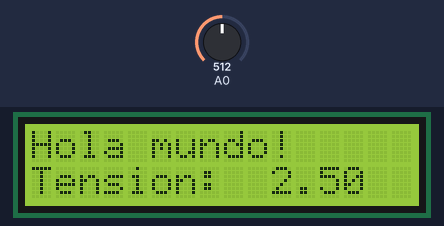
A sketch run on a simulated Arduino Uno, built with avr-gcc and run on an emulated ATmega328P. Shown: 16×2 character LCD. Inputs (shaded band) come from the test bench; at power-on: A0 = 512.

Above: at 1.2 s.
1.3 s: A0 set to 716
At 1.9 s:
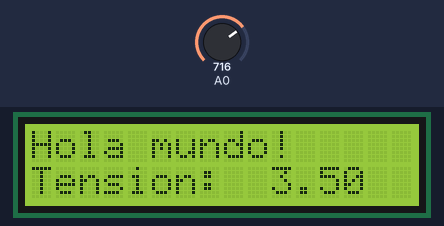
2.8 s: A0 set to 900
At 4.0 s:
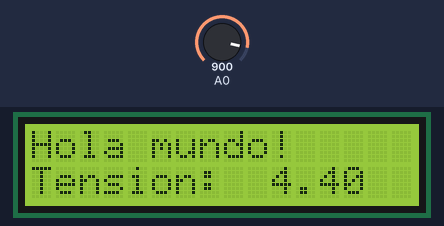
4.3 s: A0 set to 1023
At 5.0 s:
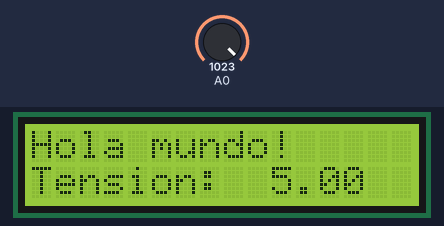
Timing chart, 0 to 7.3 s (numbered marks = the images above; inputs shaded):
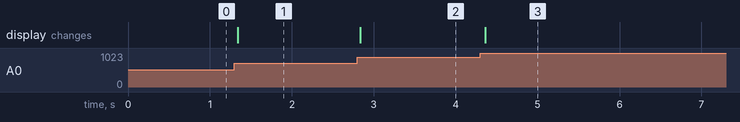

Measured:
- after the input at 1.3 s, the display: changes at once (image 1)
- after the input at 2.8 s, the display: changes at once (image 2)
- after the input at 4.3 s, the display: changes after 0.06 s (image 3)

The sketch:

tema12_DisplaysLCD_Voltimetro.ino
```cpp
#include <LiquidCrystal.h>

LiquidCrystal lcd(12, 11, 5, 4, 3, 2); //Pines donde está conectado el LCD

void setup() {
  pinMode(A0,INPUT);

  lcd.begin(16, 2); //16 columnas y 2 filas
  lcd.setCursor(0,0);
  lcd.print("Hola mundo!");
  lcd.setCursor(0,1);
  lcd.print("Tension: ");
}

void loop() {
  int valor_pot = analogRead(A0);
  //analogWrite(PIN1, map (valor_pot,502,0,0,255));
  lcd.setCursor(10, 1);
  lcd.print("    ");
  lcd.setCursor(10, 1);
  float valor = (float)map (valor_pot,0,1023,0,5000)/1000;
  lcd.print(valor);
  delay(30);
}
```
